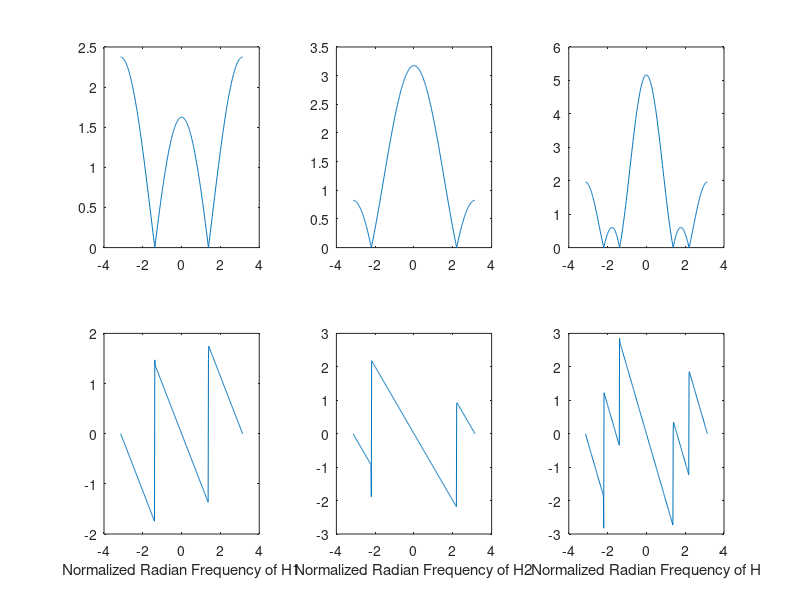

This chart was generated by the following MATLAB code:
clc;
clear all;

w= -pi:pi/200:pi;
bb1=[1 -2*cos(0.44*pi) 1];
bb2=[1 -2*cos(0.7*pi) 1];

HH1= freqz(bb1,1,w);
HH2= freqz(bb2,1,w);
HH = HH1.*HH2;
subplot(2,3,1);
plot(w, abs(HH1))
subplot(2,3,4);
plot(w, angle(HH1))
xlabel('Normalized Radian Frequency of H1');

subplot(2,3,2);
plot(w, abs(HH2))
subplot(2,3,5);
plot(w, angle(HH2))
xlabel('Normalized Radian Frequency of H2');

subplot(2,3,3);
plot(w, abs(HH))
subplot(2,3,6);
plot(w, angle(HH))
xlabel('Normalized Radian Frequency of H');
